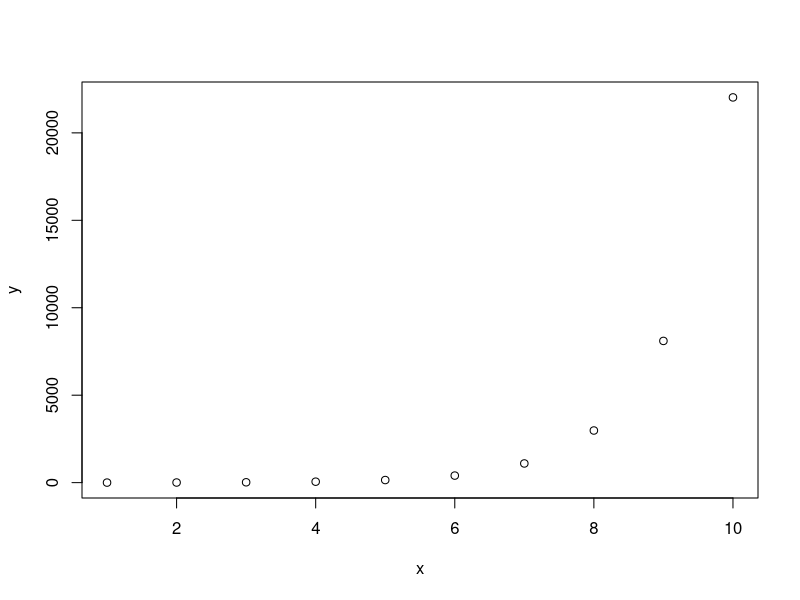

This chart was generated by the following R code:
date <- 8
day_of_week <- "Tuesday"

x <- 1:10
y <- exp(1:10)

plot(y~x)

even <- c(0,2,4,6)
log(even)

log_of_even <- log(even)

add_one <- function(x){
  x+1
}

add_one(9)

divide_by_two <- function(x){
  x/2
}

divide_by_two(100)

add_together <- function(x, y) {
  x+y
}

print("this machine kills puppies")


print_both <- function(first, second){
  print(first); print(second)
}